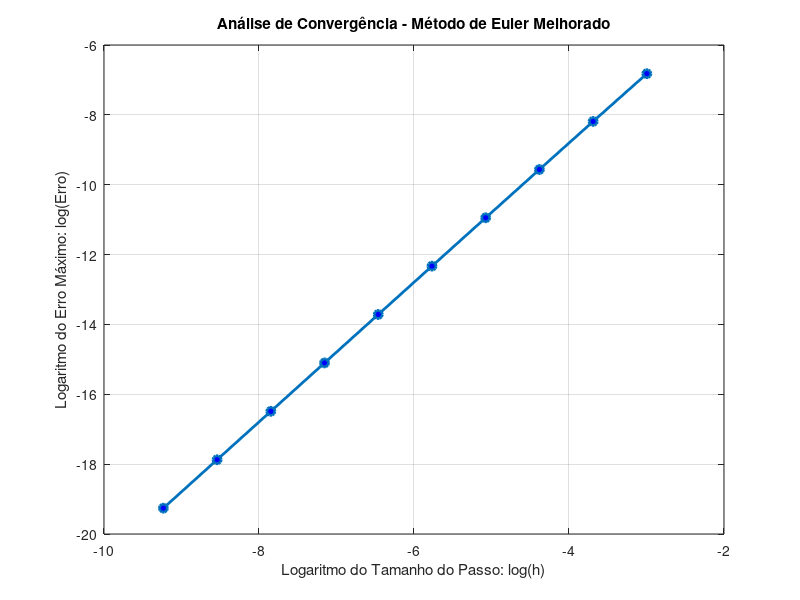

This figure's MATLAB source:
clear all; close all; clc;

num_testes = 10;

% Vetores para armazenar resultados para a análise
ERRO = zeros(1, num_testes);
Hs   = zeros(1, num_testes);

% definição da EDO: y' = y
f = @(x, y) y;

for j = 1 : num_testes
    % A cada loop, diminui o tamanho do passo 'h' pela metade
    h = 0.1 / (2^j);
    % Definindo o domínio (caminhando de 0 até 1, dando passos de tamanho h)
    x = 0 : h : 1;
    y = zeros(size(x));
    % Condição inicial: Sabemos que e^0 = 1 (quando x=0, y=1)
    y(1) = 1;

    for i = 2 : length(x)
        x_atual = x(i-1);
        y_atual = y(i-1);

        % Calcula a inclinação no inicio do intervalo (k1)
        k1 = f(x_atual, y_atual); 

        % Verifica o futuro e calcula a inclinação no FIM do intervalo (k2)
        k2 = f(x_atual + h, y_atual + h * k1); 

        % Dá o passo real usando a média das inclinações
        y(i) = y_atual + (h / 2) * (k1 + k2); 
        
    end
    % coleta dos dados obtidos pelo método
    resultado_esperado = exp(1); 
    resultado_alcancado = y(end);

    % O erro é a diferença absoluta entre o esperado e o alcançado
    erro_maximo = abs(resultado_esperado - resultado_alcancado);

    ERRO(j) = erro_maximo;
    Hs(j) = h;

end
% Calculo da ordem do método e resultaod
% Aplica logaritmo natural nos vetores para transformar a curva em reta
LogHs = log(Hs);
LogERRO = log(ERRO);

% Calcula a inclinação da reta (o coeficiente angular m = deltaY / deltaX)
deltaERRO = LogERRO(end) - LogERRO(1);
deltaHs   = LogHs(end) - LogHs(1);

coeficiente = deltaERRO / deltaHs;

% Exibe o resultado final no console (esperado algo próximo a 2)
fprintf('A ordem de convergência (coeficiente) do Euler Melhorado é: %.4f\n', coeficiente);
figure(1);
plot(LogHs, LogERRO, '-o', 'LineWidth', 2, 'MarkerFaceColor', 'b');
title('Análise de Convergência - Método de Euler Melhorado');
xlabel('Logaritmo do Tamanho do Passo: log(h)');
ylabel('Logaritmo do Erro Máximo: log(Erro)');
grid on;
